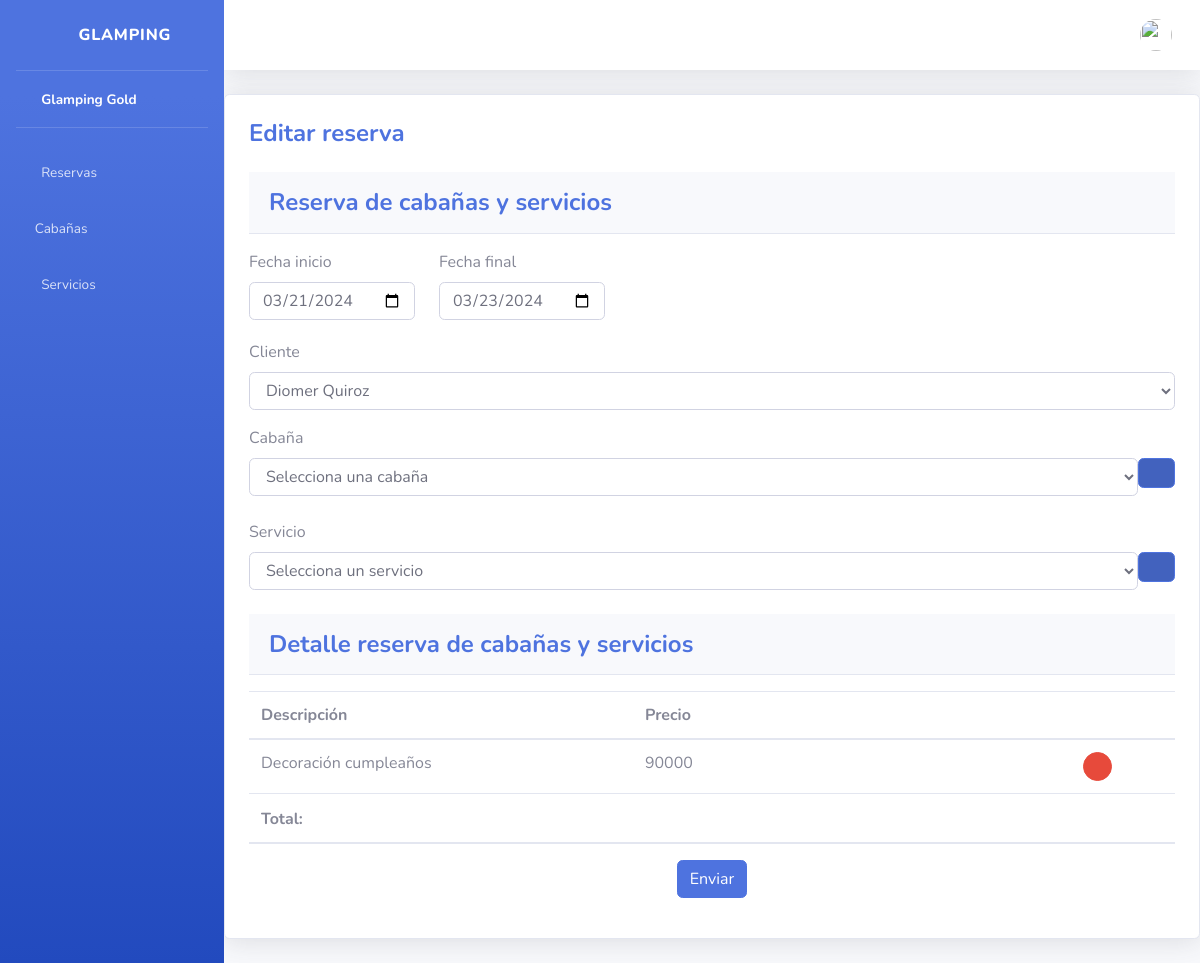
Screenshot of /reservas/edit/46/ with the database file from the repository.
### reservas/models.py (models this page shows, shortened)
class Reserva(models.Model):
    fecha_reserva = models.DateField()
    fecha_inicio = models.DateField()
    fecha_fin = models.DateField()
    precio = models.IntegerField()
    estado = models.CharField(max_length=20, default='Reservado')
    cliente = models.ForeignKey('cliente.Cliente', on_delete= models.DO_NOTHING)

### cliente/models.py (models this page shows, shortened)
class Cliente(models.Model):
    nombre = models.CharField(max_length=255)
    documento = models.IntegerField(unique=True)
    email = models.CharField(max_length=50, unique=True)
    telefone = models.IntegerField(unique=True)
    nacionalidad = models.CharField(max_length=255)
    status = models.BooleanField(default=True)

### reservas_servicios/models.py (models this page shows)
class Reserva_servicio(models.Model):
    id_reserva = models.ForeignKey('reservas.Reserva', on_delete=models.DO_NOTHING)
    id_servicio = models.ForeignKey('servicios.Servicio', on_delete=models.DO_NOTHING)
    precio_S = models.IntegerField()

### servicios/models.py (models this page shows, shortened)
class Servicio(models.Model):
    nombre = models.CharField(max_length=255)
    precio = models.IntegerField()
    imagen = models.ImageField(upload_to='static/images_servicio', null=True)
    status = models.BooleanField(default=True)
    descripcion = models.CharField(max_length=255)

### reservas/views.py (the view, shortened to what this page needs)
# urls.py: path('edit/<int:reserva_id>/', views.edit_reserva, name='edit_reserva'),
def edit_reserva(request, reserva_id):
    reserva = Reserva.objects.get(pk=reserva_id)
    cliente_list = Cliente.objects.all()
    cabañas_list = Cabaña.objects.all()
    servicios_list = Servicio.objects.all()
    cabañas_asociadas = Reserva_cabaña.objects.filter(id_reserva=reserva)
    servicios_asociados = Reserva_servicio.objects.filter(id_reserva=reserva)
    return render(request, 'reservas/edit.html', {'reserva': reserva, 'cliente_list': cliente_list, 'cabañas_list': cabañas_list, 'servicios_list': servicios_list, 'cabañas_asociadas': cabañas_asociadas, 'servicios_asociados': servicios_asociados})

### templates/reservas/edit.html (shortened to what this page needs)
{% extends 'base.html' %}
{% block content %}
<div class="card shadow mb-4 p-4 ">
    <h4 class="m-0 font-weight-bold text-primary">Editar reserva</h4>
    <br>
    <div class="card-header py-3 mb-3">
        <h4 class="m-0 font-weight-bold text-primary">Reserva de cabañas y servicios</h4>
    </div>
    <form action="" method="post" >
        <div class="d-flex">
            <div class="mb-3">
                <label for="" class="form-label">Fecha inicio</label>
                <input type="date" class="form-control" name="fecha_inicio" id="fecha_inicio" aria-describedby="helpId"
                    placeholder="Ingresa una fecha de inicio" value="{{ reserva.fecha_inicio|date:'Y-m-d' }}">
            </div>
            <div class="mb-3 mx-4">
                <label for="" class="form-label">Fecha final</label>
                <input type="date" class="form-control" name="fecha_fin" id="fecha_fin" aria-describedby="helpId"
                    placeholder="Ingresa una fecha de inicio" value="{{ reserva.fecha_fin|date:'Y-m-d' }}">
            </div>
        </div>
        <div class="mb-3">
            <label for="" class="form-label">Cliente</label>
            <select class="form-control" name="cliente" id="">
                {% for cliente in cliente_list %}
                    <option value="{{ cliente.id }}" {% if cliente.id == reserva.cliente.id %} selected {% endif %}>{{ cliente.nombre }}</option>
                {% endfor %}
            </select>
        </div>
        <div class="mb-3">
            <label for="" class="form-label">Cabaña</label>
            <div class="d-flex">
                <select class="form-control" name="cabaña" id="">
                    <option value="">Selecciona una cabaña</option>
                </select>
                <a href="" onclick="addcabaña(event)" class="btn btn-primary btn-icon-split mb-3">
                    <span class="icon text-white-50"><i class="fas fa-plus"></i></span>
                </a>
            </div>
        </div>
        <div class="mb-3">
            <label for="" class="form-label">Servicio</label>
            <div class="d-flex">
                <select class="form-control" name="servicio" id="">
                    <option value="">Selecciona un servicio</option>
                </select>
                <a onclick="addservicio(event)" href="" class="btn btn-primary btn-icon-split mb-3">
                    <span class="icon text-white-50"><i class="fas fa-plus"></i></span>
                </a>
            </div>
        </div>
        <div class="card-header py-3 mb-3">
            <h4 class="m-0 font-weight-bold text-primary">Detalle reserva de cabañas y servicios</h4>
        </div>
        <div class="table-responsive">
            <table class="table">
                <thead>
                    <tr>
                        <th scope="col">Descripción</th>
                        <th scope="col">Precio</th>
                        <th scope="col"></th>
                    </tr>
                </thead>
                <tbody id="treservas">
                    {% for servicio in servicios_asociados %}
                        <tr>
                            <td>
                                {{ servicio.id_servicio.nombre }}
                            </td>
                            <td>{{ servicio.precio_S }}</td>
                            <td>
                                <a onclick='removeReserva(event, "servicio")' class="btn btn-danger btn-circle btn-sm">
                                    <i class="fas fa-trash"></i>
                                </a>
                            </td>
                        </tr>
                    {% endfor %}
                </tbody>
                <thead>
                    <tr>
                        <th>Total:</th>
                        <th scope="col"><input class="text-success font-weight-bold" style="border: none;" type="text" name="totalValue" id="totalValue" readonly></th>
                        <th></th>
                    </tr>
                </thead>
            </table>
        </div>
        <div class="text-center">
            <button type="submit" class="btn btn-primary">Enviar</button>
        </div>
    </form>
</div>
{% endblock %}

### rows the page displays
Reserva: fecha_inicio "03/21/2024", fecha_fin "03/23/2024", cliente "Diomer Quiroz"
Reserva_servicio: id_servicio.nombre "Decoración cumpleaños", precio_S "90000"
